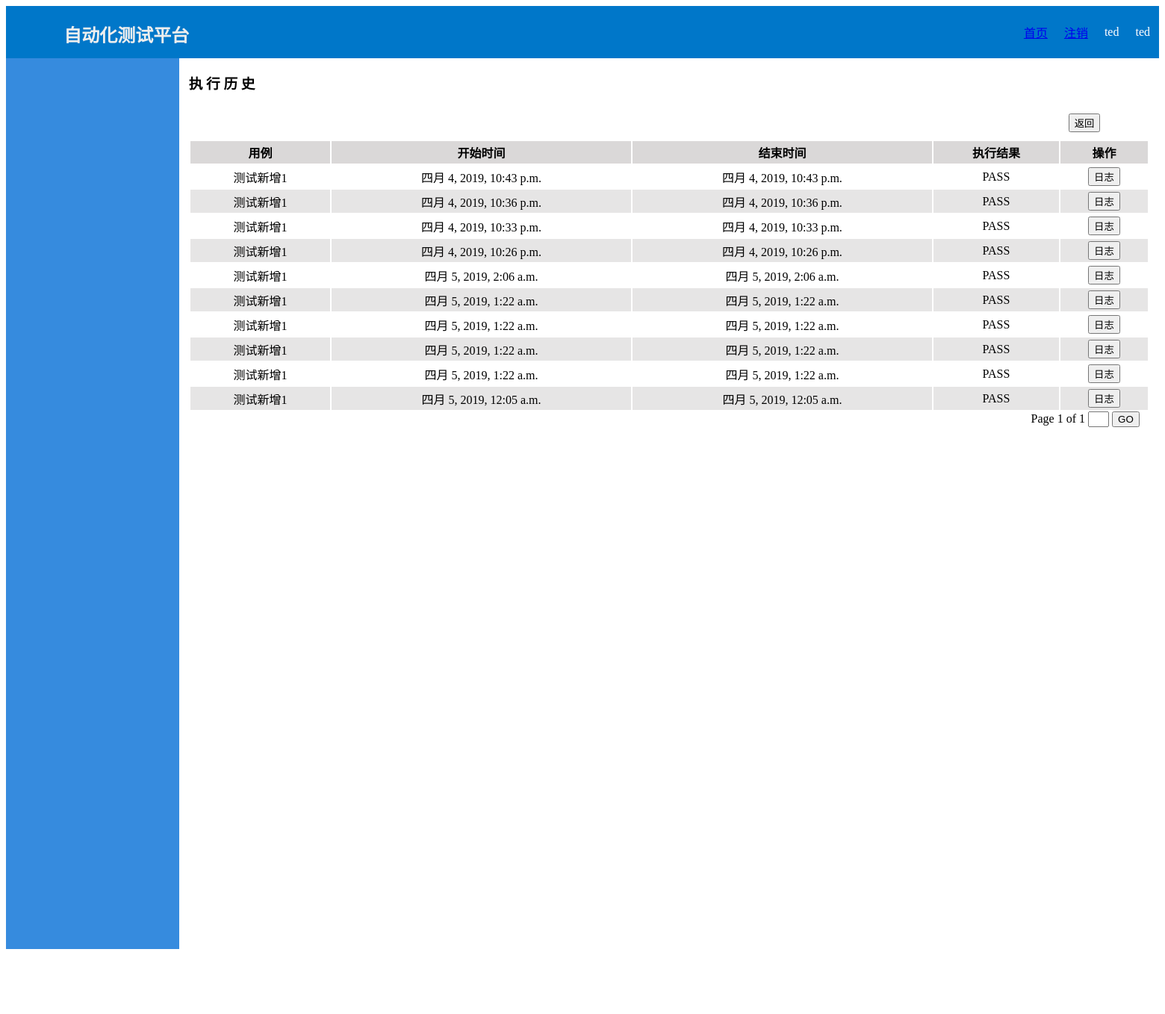
Screenshot of /testplan/1/result/1 (signed in) with the database file from the repository.
### testplan/models.py (models this page shows)
class TP_Run_His(models.Model):
    testplan = models.ForeignKey(TestPlan, on_delete=models.PROTECT)
    case = models.ForeignKey(TestCase, on_delete=models.SET(''), null=True, blank=True)
    beg_time = models.DateTimeField(null=True, blank=True)
    end_time = models.DateTimeField(null=True, blank=True)
    result = models.CharField(max_length=20, null=True, blank=True)
    log_path = models.CharField(max_length=72, null=True, blank=True)
    update_time = models.DateTimeField(auto_now=True)

class TestPlan(models.Model):
    no = models.CharField(max_length=20)
    name = models.CharField(max_length=50)
    project = models.ForeignKey(Projects, on_delete=models.PROTECT)
    charge = models.ForeignKey(User('username'), on_delete=models.SET('Null'))
    case = models.ForeignKey(TestCase, on_delete=models.SET(''), null=True, blank=True)
    ds = models.ForeignKey(Datasource, on_delete=models.SET(''), null=True, blank=True)
    ip = models.GenericIPAddressField(null=True, blank=True)
    ds_range = models.CharField(max_length=72, null=True, blank=True)
    status = models.CharField(max_length=20, null=True, blank=True)
    update_time = models.DateTimeField(auto_now=True)
    def __str__(self):
        return self.name

### testplan/views.py (the view)
# urls.py: path('<int:testplan_id>/result/<int:page>', views.result_list, name='result_list'),
@login_required
def result_list(request, testplan_id, page):
    testplan = TestPlan.objects.get(id=testplan_id)
    project = Projects.objects.get(id=testplan.project_id)
    user_name = request.session['user_name']
    user_group = request.session['user_group']
    rmenu = RoleMenu.objects.filter(role_name=user_group).values('menu')
    menu = Menu.objects.filter(menu_text__in=rmenu).order_by('order')
    context = {'menu': menu,
               'user_group': user_group,
               'user_name': user_name,
               'project': project,
               }
    his_list = TP_Run_His.objects.filter(testplan_id=testplan_id).order_by('-update_time')
    paginator = Paginator(his_list, 10)
    try:
        his_list = paginator.page(page)
    except PageNotAnInteger:
        his_list = paginator.page(1)
    except EmptyPage:
        his_list = paginator.page(paginator.num_pages)
    if his_list:
        context['his_list'] = his_list
        return render(request, 'testplan/result.html', context)
    else:
        return render(request, 'testplan/result.html', context)

### testplan/templates/testplan/result.html (shortened to what this page needs)
{% extends "base.html" %}
{% load static %}
{% block content %}
<div class="result_list">
    <h3 class="result" style="display: inline-block">执 行 历 史</h3>
    <div class="btn1" id="back" style="position: relative; left:90%; margin: 10px">
        {% if project %}
        <button onclick="to('{% url 'testplan:search_result' project.id 1 %}')">返回</button>
        {% else %}
        <button onclick="to('{% url 'testplan:testplan'%}')">返回</button>
        {% endif %}
    </div>
        <table id="list">
            <thead>
                <tr>
                    <th>用例</th>
                    <th>开始时间</th>
                    <th>结束时间</th>
                    <th>执行结果</th>
                    <th>操作</th>
                </tr>
            </thead>
    {% if his_list %}
            <tbody>
                {% for his in his_list %}
                    {% if forloop.counter|divisibleby:"2" %}
                    <tr class="even">
                    {% else %}
                    <tr>
                    {% endif %}
                    <td>{{his.testplan}}</td>
                    <td>{{his.beg_time}}</td>
                    <td>{{his.end_time}}</td>
                    <td>{{his.result}}</td>
                    <td>
                        <button onclick="to('{% url 'testplan:log' his.testplan_id his.id %}')">日志</button>
                    </td>
                    </tr>
                {% endfor %}
            </tbody>
        </table>
    <div class="pagination">
        <span class="current">Page {{his_list.number}} of {{his_list.paginator.num_pages}}</span>
        <input id="pg" type="text" style="width: 1.5em;">
        <button id="go">GO</button>
    </div>
    {% endif %}
</div>
{% endblock %}

### WebDemo/templates/base.html (shortened to what this page needs)
<!DOCTYPE html>
<html lang="en">
<head>
    {% load static %}
    <link rel="stylesheet" type="text/css" href="{% static 'style.css' %}">
</head>
<body>
<div id="head">
    <div><h2>自动化测试平台</h2></div>
    <table>
        <tr>
            <td><a href="{% url 'projects:index' 1 %}">首页</a></td>
            <td><a href="{% url 'login:logout' %}">注销</a></td>
            <td>{{user_name}}</td>
            <td>{{user_group}}</td>
        </tr>
    </table>
</div>
<div id="left">
</div>
<div id="content">
    {% block content %}{% endblock %}
</div>
</body>
</html>

### WebDemo/static/style.css (style rules this page uses)
body { font-family: Microsoft Yahei; }
div#head { height: 70px; width: 100%; background: #0077c9 }
div#head table { height: 100%; float:right }
div#head div { height: 100%; color: #eeeeee; float:left; padding-left:5% }
div#head table td { padding: 10px;text-align: center; vertical-align: middle; color:white }
div#left { height: 1280px; width: 15%; background: #368bde; float: left; }
div#content { height: 1280px; width: 85%; float: right; }
.even { background: #e6e5e5; }
h3 { padding-left: 1%; }
table#list { margin: auto; width:98%; }
table#list th { padding: 3px; background: #dad8d8; }
table#list td { padding: 3px; text-align: center; color:#000000; }

### testplan/templates/testplan/result.html (style rules this page uses)
.pagination { padding-right: 2%; float: right; }

### rows the page displays
TP_Run_His: testplan "测试新增1", beg_time "四月 4, 2019, 10:43 p.m.", end_time "四月 4, 2019, 10:43 p.m.", result "PASS"
TP_Run_His: testplan "测试新增1", beg_time "四月 4, 2019, 10:36 p.m.", end_time "四月 4, 2019, 10:36 p.m.", result "PASS"
TP_Run_His: testplan "测试新增1", beg_time "四月 4, 2019, 10:33 p.m.", end_time "四月 4, 2019, 10:33 p.m.", result "PASS"
TP_Run_His: testplan "测试新增1", beg_time "四月 4, 2019, 10:26 p.m.", end_time "四月 4, 2019, 10:26 p.m.", result "PASS"
TP_Run_His: testplan "测试新增1", beg_time "四月 5, 2019, 2:06 a.m.", end_time "四月 5, 2019, 2:06 a.m.", result "PASS"
TP_Run_His: testplan "测试新增1", beg_time "四月 5, 2019, 1:22 a.m.", end_time "四月 5, 2019, 1:22 a.m.", result "PASS"
TP_Run_His: testplan "测试新增1", beg_time "四月 5, 2019, 1:22 a.m.", end_time "四月 5, 2019, 1:22 a.m.", result "PASS"
TP_Run_His: testplan "测试新增1", beg_time "四月 5, 2019, 1:22 a.m.", end_time "四月 5, 2019, 1:22 a.m.", result "PASS"
TP_Run_His: testplan "测试新增1", beg_time "四月 5, 2019, 1:22 a.m.", end_time "四月 5, 2019, 1:22 a.m.", result "PASS"
TP_Run_His: testplan "测试新增1", beg_time "四月 5, 2019, 12:05 a.m.", end_time "四月 5, 2019, 12:05 a.m.", result "PASS"

### other values shown
{{ user_name }} "ted"
{{ user_group }} "ted"
{{ his_list.number }} "1"
{{ his_list.paginator.num_pages }} "1"
